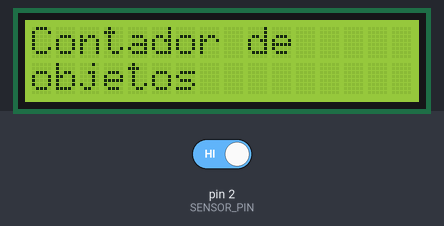
Simulated run of this sketch. Board: Arduino Uno, built with avr-gcc and run on an emulated ATmega328P. Shown: 16×2 character LCD. Inputs (shaded band) come from the test bench; at power-on: pin 2 (SENSOR_PIN) HIGH.

Above: at 0.1 s.
At 2.2 s:
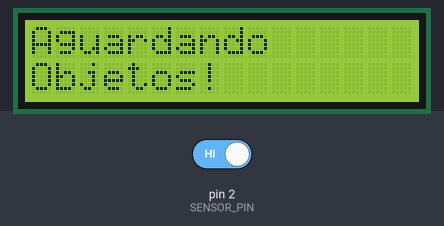
4.4 s: pin 2 (SENSOR_PIN) driven LOW
At 4.9 s:
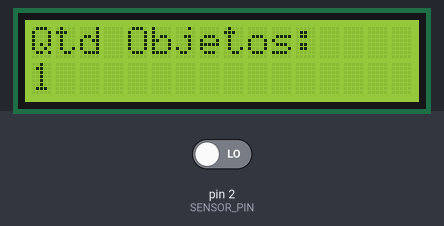
Timing chart, 0 to 7.4 s (numbered marks = the images above; inputs shaded):
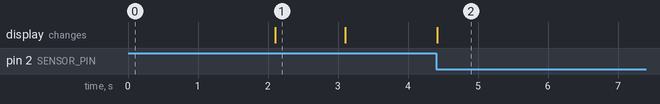

The sketch:

Contador_esteira.ino
```cpp
// (licence header left out)
#include <Wire.h>
#include <LiquidCrystal_I2C.h>

LiquidCrystal_I2C lcd(0x3F, 16, 2);

#define SENSOR_PIN 2  // Pino de interrupção (INT0 no UNO)

volatile unsigned long contador = 0;
volatile bool objetoDetectado   = false;

unsigned long ultimoPulso    = 0;
const int debounceTime       = 150;  // ms

void contarObjeto();

void setup() {
  pinMode(SENSOR_PIN, INPUT_PULLUP);

  lcd.init();
  lcd.backlight();
  lcd.setCursor(0, 0); lcd.print("Contador de");
  lcd.setCursor(0, 1); lcd.print("objetos");
  delay(2000);
  lcd.clear();

  lcd.setCursor(0, 0); lcd.print("Aguardando");
  lcd.setCursor(0, 1); lcd.print("Objetos!");
  delay(1000);
  lcd.clear();

  attachInterrupt(digitalPinToInterrupt(SENSOR_PIN), contarObjeto, FALLING);
}

void loop() {
  if (objetoDetectado) {
    objetoDetectado = false;

    lcd.clear();
    lcd.setCursor(0, 0); lcd.print("Qtd Objetos:");
    lcd.setCursor(0, 1); lcd.print(contador);
  }
}

void contarObjeto() {
  unsigned long tempoAtual = millis();
  if (tempoAtual - ultimoPulso > debounceTime) {
    contador++;
    objetoDetectado = true;
    ultimoPulso = tempoAtual;
  }
}
```

Measured:
- after the input at 4.4 s, the display: changes at once (image 2)
- what the display in image 1 shows lasts 1.0 s, from 2.1 s to 3.1 s
